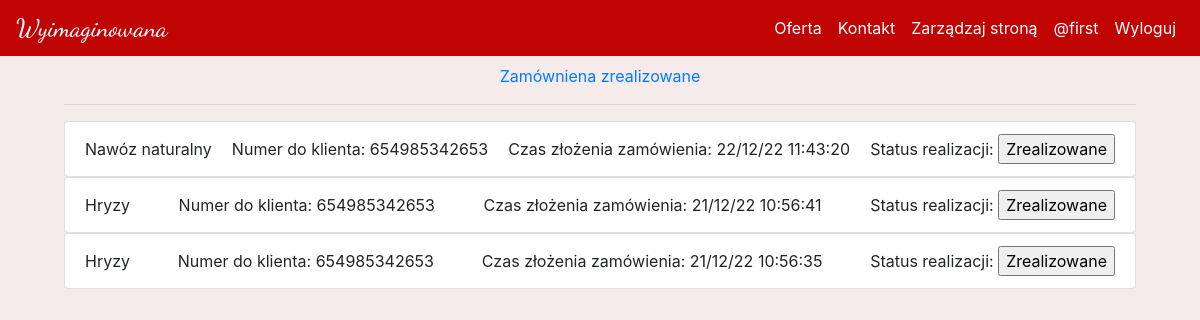
Screenshot of /zarządzaj/zamówienia (signed in) with the database file from the repository.
### kwiaciarnia/models.py (models this page shows, shortened)
class User(db.Model, UserMixin):
    id = db.Column(db.Integer(), primary_key=True)
    username = db.Column(db.String(length=64), nullable= False, unique=True)
    email = db.Column(db.String(), nullable= False, unique=True)
    password_hash = db.Column(db.String(length=16), nullable= False)
    is_admin = db.Column(db.Boolean(), default=False)
    @property
    def password(self):
        return self.password

class Orders(db.Model):
    id = db.Column(db.Integer(), primary_key=True)
    product = db.Column(db.Integer(), db.ForeignKey('products.id'))
    phone_number = db.Column(db.String())
    buyer = db.Column(db.Integer(), db.ForeignKey('user.id'))
    status = db.Column(db.Boolean, default=False)
    time = db.Column(db.String)
    @property
    def oreder_name(self):
        return Products.query.filter_by(id=self.product).first()

class Products(db.Model):
    id = db.Column(db.Integer(), primary_key=True)
    category = db.Column(db.Integer(), db.ForeignKey('product_category.id'))
    name = db.Column(db.String(), unique=True)
    description = db.Column(db.String())
    price = db.Column(db.Integer())

### kwiaciarnia/routes.py (the view)
@app.route('/zarządzaj/zamówienia', methods=["GET", "POST"])
@login_required
def manage_orders():
    check_user_admin_status =  User.query.filter_by(id=current_user.id).first()
    if check_user_admin_status.is_admin is True:
        orders_list = Orders.query.filter_by(status=False).order_by(Orders.id.desc()).all()
        if request.method == "POST":
            order = request.form["done"]
            order_product = Orders.query.filter_by(product=order).first()
            order_product.status = True
            db.session.commit()
            return redirect(url_for('manage_orders'))
        return render_template('manage/manage_orders.html', orders_list=orders_list, products=products)
    else:
        flash('Nie masz uprawnień do wyświetlania tej zawartości', category='danger')
        return redirect(url_for("home"))

### kwiaciarnia/models.py (called while the page is built)
@login_manager.user_loader
def load_user(user_id):
    return User.query.get(int(user_id))

### kwiaciarnia/templates/manage/manage_orders.html (shortened to what this page needs)
{% extends 'base.html' %}
{% block content %}
<div>
    <a href="{{ url_for('manage_orders_done') }}">Zamówniena zrealizowane</a>
    <hr>
    {% for order in orders_list %}
        <ul class="list-group">
            <li class="list-group-item d-flex justify-content-between align-items-center">
                <div>
                    {{ order.oreder_name.name }}
                </div>
                <div>
                    <span>Numer do klienta: {{ order.phone_number }}</span>
                </div>
                <div>
                    <span>Czas złożenia zamówienia: {{ order.time }}</span>
                </div>
                <div>
                    <form method="POST">
                        <span>Status realizacji: </span><input type="submit" value="Zrealizowane">
                    </form>
                </div>
            </li>
        </ul>
    {% endfor %}
</div>
{% endblock %}

### kwiaciarnia/templates/includes/navbar.html (shortened to what this page needs)
<nav class="navbar navbar-expand-md nav_bar navbar-dark ">
    <a class="navbar-brand" href="{{ url_for('home') }}">{% include 'includes/logo.html' %}</a>
    <div class="collapse navbar-collapse" id="navbarNav">
      <ul class="navbar-nav ml-auto">
        <li class="nav-item active">
            <a class="nav-link" href="{{ url_for('products_categories') }}">Oferta</a>
        </li>
        <li class="nav-item active">
            <a class="nav-link" href="{{ url_for('contact') }}">Kontakt</a>
        </li>
        {% if current_user.is_admin %}
            <li class="nav-item active">
                <a class="nav-link" href="{{ url_for('manage') }}">Zarządzaj stroną</a>
            </li>
        {% endif %}
        {% if current_user.is_authenticated  %}
            <li class="nav-item active">
                <a class="nav-link" href="{{ url_for('user_page', name=current_user.username) }}">@{{current_user.username}}</a>
            </li>
            <li class="nav-item active">
                <a class="nav-link" href="{{ url_for('logout') }}">Wyloguj</a>
            </li>
        {% else %}
            <li class="nav-item active">
                <a class="nav-link" href="{{ url_for('login') }}">Zaloguj</a>
            </li>
        {% endif %}
      </ul>
    </div>
</nav>

### kwiaciarnia/static/styles/main.css (style rules this page uses)
.nav_bar { background-color: #C00404; color: black; position: fixed; top: 0; width: 100%; z-index: 1; }
body { background-color: #f5ebeb; }

### rows the page displays
User: username "first"
Orders: oreder_name.name "Nawóz naturalny", phone_number "654985342653", time "22/12/22 11:43:20"
Orders: oreder_name.name "Hryzy", phone_number "654985342653", time "21/12/22 10:56:41"
Orders: oreder_name.name "Hryzy", phone_number "654985342653", time "21/12/22 10:56:35"
